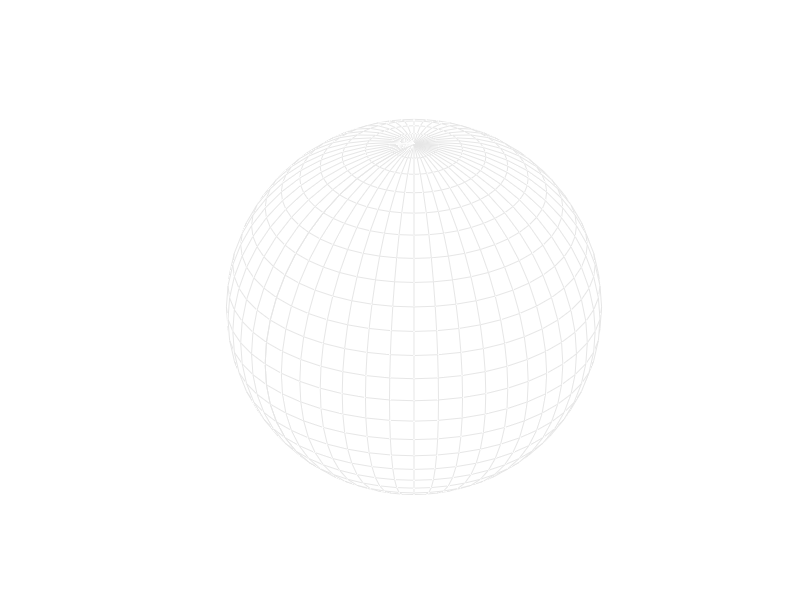

Reproduce this figure in MATLAB.
function ax = plotshpere(rou)
if nargin == 0
    rou = 1;
end
n = 48;
theta = pi*(-n:2:n)/n;
phi = (pi/2)*(-n:4:n)'/n;
X = rou*cos(phi)*cos(theta);
Y = rou*cos(phi)*sin(theta);
Z = rou*sin(phi)*ones(size(theta));
ax = axes;
colormap(0.9*[1 1 1;1 1 1]);
mesh(X,Y,Z,'facealpha',0.5);
set(ax,'CameraViewAngle',7,'CameraViewAngleMode','manual',...
    'CameraTarget',[0 0 0],'CameraTargetMode','manual',...
    'NextPlot','add','Visible','off',...
    'Zdir','Reverse','Ydir','Reverse');